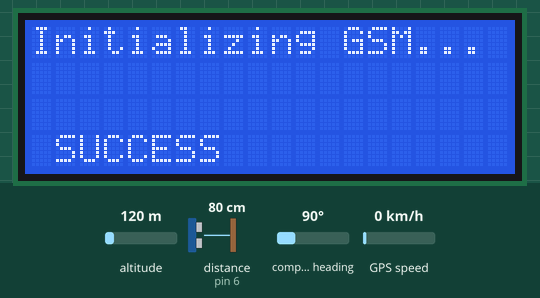
This sketch was run on a simulated Arduino Uno, built with avr-gcc and run on an emulated ATmega328P. On the bench: 20×4 character LCD. Wiring (inferred from the names in the program): ultrasonic range finder: trigger pin 7; echo pin 6. The test bench sets the inputs (shaded band); at power-on: distance to the obstacle (sensor on pin 6) 80 cm, altitude 120 m, compass heading 90°, GPS speed 0 km/h. The echo pulse lasts 58.3 µs per cm; the GPS gets a fix after 3 s at 37.7749, -122.4194 with 8 satellites; what the sketch prints to the serial monitor is not drawn.

Above: at 0.2 s.
At 2.0 s:
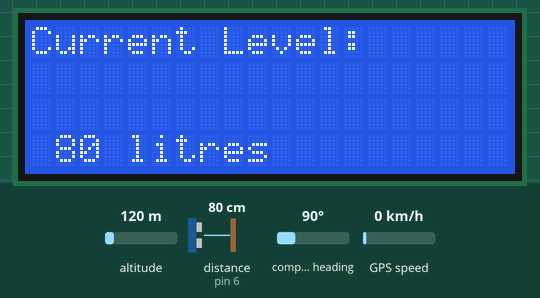
2.1 s: distance to the obstacle (sensor on pin 6) set to 250 cm
4.7 s: distance to the obstacle (sensor on pin 6) set to 4 cm
At 7.5 s:
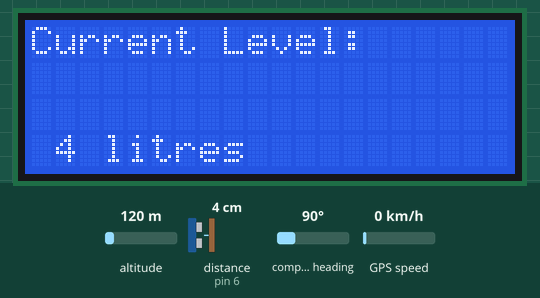
Timing chart, 0 to 9.0 s (numbered marks = the images above; inputs shaded):
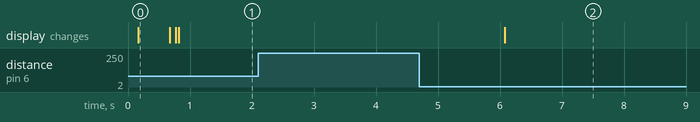

The sketch:

simulation_code_final.ino
```cpp
#include <TinyGPS.h>
#include <LiquidCrystal.h>

const int trigPin = 7;
const int echoPin = 6;
long duration, cm;
const int MAX_DISTANCE = 100;
const int MIN_DISTANCE = 0;
const long INTERVAL = 5000;
const int FUEL_DIFFERENCE = 50;

 float flat, flon;
  unsigned long age;

int previousLevel = 0;
long previousMillis = 0;


LiquidCrystal lcd(12, 11, 5, 4, 3, 2);
TinyGPS gps;

void setup() {
  Serial.begin(9600);
  lcd.begin(20,4);
  lcd.setCursor(0,0);
  lcd.print("Initializing GSM...");
  delay(100);
  lcd.setCursor(1,6);
  lcd.print("SUCCESS");
  delay(500);
  lcd.clear();
  lcd.setCursor(0,0);
   lcd.print("Initializing GPS...");
  delay(100);
  lcd.setCursor(1,6);
  lcd.print("SUCCESS");
  Serial.println("SYSTEM STATUS: GSM OK, GPS OK");
  Serial.println();
  previousLevel = getFuelLevel();
  Serial.print("Initial Fuel level is: "); Serial.print(previousLevel); Serial.println("  litres");
  Serial.println("-----------------------------------");
  Serial.println("");
  lcd.clear();
    lcd.print("Current Level:");
   lcd.setCursor(1,3);
   lcd.print(previousLevel);lcd.print(" litres");
}


void loop(){
  checkFuelLevelChange();
  checkForSystemQuery();
  checkUpdateIntervalTimeout();
}


void checkFuelLevelChange(){
  int currentLevel = getFuelLevel();
     if(abs(currentLevel - previousLevel >= FUEL_DIFFERENCE)){
      sendSMSAlert(1);
    }
      previousLevel = currentLevel;
      return;


}

void checkForSystemQuery(){
  bool newQuery = false;
  while(Serial.available()){
    char userInput = Serial.read();
    if(userInput=='A' || userInput=='a')
      newQuery = true;
  }
  if(newQuery)
     sendSMSAlert(2);
     return;
}

void checkUpdateIntervalTimeout(){
  unsigned long currentMillis = millis();

  if(currentMillis - previousMillis > INTERVAL) {
    previousMillis = currentMillis;
    sendSMSAlert(3);
  }
    return;
}

void sendSMSAlert(int a){
    int currentFuelLevel = getFuelLevel();
    getGPSData();

  if(a == 1){
    Serial.println("-----------------------------");
    Serial.println("Significant Change Detected:");
    Serial.println("-----------------------------");
    Serial.print("Current Fuel level is ");Serial.print(currentFuelLevel); Serial.println(" litres");
    Serial.print("Tanker is currently at ");Serial.print(flat, 6); Serial.print(",");Serial.println(flon, 6);
    Serial.println("");

  } else if(a == 2){
    Serial.println("-------------------------");
    Serial.println("Response to System Query:");
    Serial.println("-------------------------");
    Serial.print("Current Fuel level is ");Serial.print(currentFuelLevel); Serial.println(" litres");
    Serial.print("Tanker is currently at ");Serial.print(flat, 6); Serial.print(",");Serial.println(flon, 6);
    Serial.println("");
  }

  else if(a == 3){
    Serial.println("--------------");
    Serial.println("System Status:");
    Serial.println("---------------");
    Serial.print("Current Fuel level is ");Serial.print(currentFuelLevel); Serial.println(" litres");
    Serial.print("Tanker is currently at ");Serial.print(flat, 6); Serial.print(",");Serial.println(flon, 6);
    Serial.println("");
    lcd.clear();
    lcd.print("Current Level:");
   lcd.setCursor(1,3);
   lcd.print(currentFuelLevel);lcd.print(" litres");
  }

}


int getFuelLevel(){
  pinMode(trigPin, OUTPUT);
  digitalWrite(trigPin, LOW);
  delayMicroseconds(2);
  digitalWrite(trigPin, HIGH);
  delayMicroseconds(10);
  digitalWrite(trigPin, LOW);
  pinMode(echoPin, INPUT);
  duration = pulseIn(echoPin, HIGH);
  int level = duration /29 /2;
  return level;
  /*
  if(level >= MIN_DISTANCE && level <= MAX_DISTANCE){
    return level;
  } else {
    return -1;
  }*/
}


void getGPSData(){
  bool newData = false;
  unsigned long chars;
  unsigned short sentences, failed;

  // For one second we parse GPS data and report some key values
  for (unsigned long start = millis(); millis() - start < 1000;)
  {
    while (Serial.available())
    {
      char c = Serial.read();
     // Serial.write(c); // uncomment this line if you want to see the GPS data flowing
      if (gps.encode(c)) // Did a new valid sentence come in?
        newData = true;
    }
  }

  if (newData)
  {
    gps.f_get_position(&flat, &flon, &age);
    /*
    Serial.print("LAT=");
    Serial.print(flat == TinyGPS::GPS_INVALID_F_ANGLE ? 0.0 : flat, 6);
    Serial.print(" LON=");
    Serial.print(flon == TinyGPS::GPS_INVALID_F_ANGLE ? 0.0 : flon, 6);
    */
  }

  gps.stats(&chars, &sentences, &failed);
  /*
  Serial.print(" CHARS=");
  Serial.print(chars);
  Serial.print(" SENTENCES=");
  Serial.print(sentences);
  Serial.print(" CSUM ERR=");
  Serial.println(failed);
  */
  if (chars == 0)
    Serial.println("** No data received from the GPS Module. Please check the connections **");
    Serial.println("");
}
```

Measured:
- after the input at 2.1 s, every drawn part: stays the same
- after the input at 4.7 s, the display: changes after 1.4 s (image 2)
- what the display in image 0 shows lasts 0.5 s, from 0.2 s to 0.7 s
